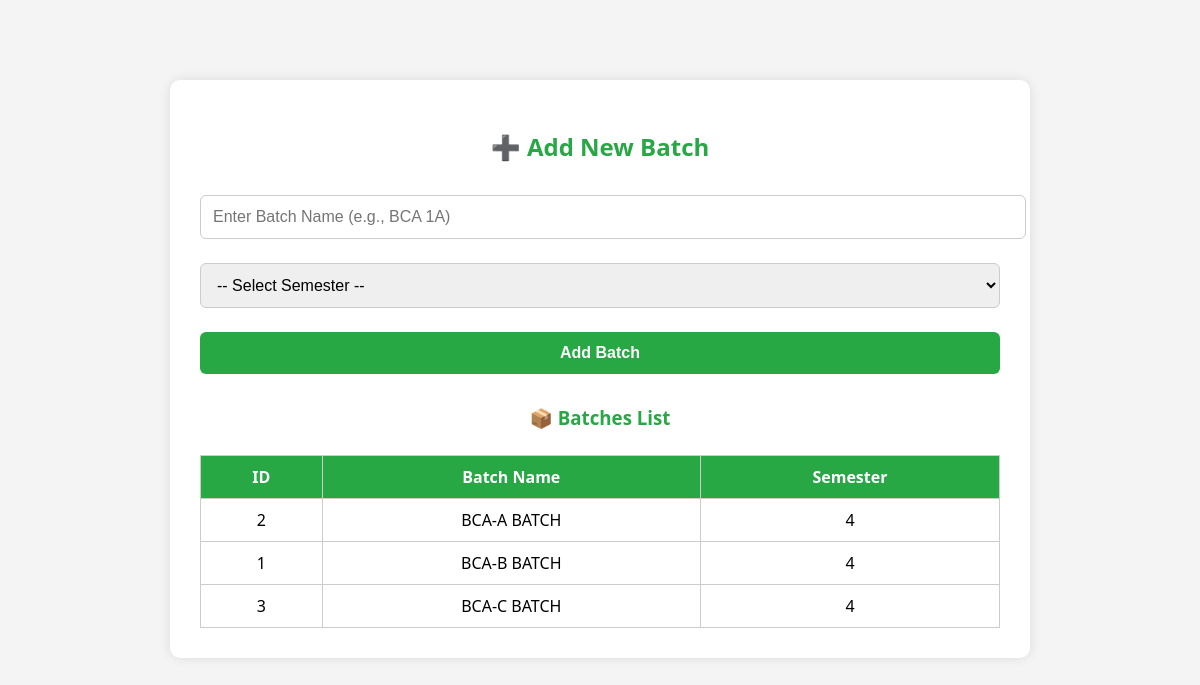
Screenshot of /add_batches.php (signed in) with the database file from the repository.
### tables this page shows
CREATE TABLE `batches` (
  `batch_id` int(11) NOT NULL,
  `batch_name` varchar(100) NOT NULL,
  `sem` int(11) NOT NULL
);

### add_batches.php (the view, shortened to what this page needs)
<?php
include 'config.php';
$batches = mysqli_query($conn, "SELECT * FROM batches ORDER BY sem, batch_name");
?>
<!DOCTYPE html>
<html>
<head>
</head>
<body>
<div class="container">
    <h2>➕ Add New Batch</h2>
    <form method="POST">
        <input type="text" name="batch_name" placeholder="Enter Batch Name (e.g., BCA 1A)" required>
        <select name="semester" required>
            <option value="">-- Select Semester --</option>
        </select>
        <button type="submit">Add Batch</button>
    </form>
    <h3>📦 Batches List</h3>
    <table>
        <tr>
            <th>ID</th>
            <th>Batch Name</th>
            <th>Semester</th>
        </tr>
        <?php while ($row = mysqli_fetch_assoc($batches)): ?>
        <tr>
            <td><?= $row['batch_id'] ?></td>
            <td><?= $row['batch_name'] ?></td>
            <td><?= $row['sem'] ?></td>
        </tr>
        <?php endwhile; ?>
    </table>
</div>
</body>
</html>

### add_batches.php (style rules this page uses)
body { margin: 0; padding: 0; background: #f4f4f4; font-family: 'Segoe UI', Tahoma, sans-serif; }
.container { max-width: 800px; margin: 80px auto; background: #fff; padding: 30px; border-radius: 10px; box-shadow: 0 0 12px rgba(0,0,0,0.1); }
h2, h3 { text-align: center; color: #28a745; }
form input, form select, form button { width: 100%; padding: 12px; margin: 12px 0; border-radius: 6px; border: 1px solid #ccc; font-size: 16px; }
button[type="submit"] { background: #28a745; color: white; font-weight: bold; border: none; cursor: pointer; transition: 0.3s ease; }
table { width: 100%; border-collapse: collapse; margin-top: 25px; }
th, td { border: 1px solid #ccc; padding: 10px; text-align: center; }
th { background-color: #28a745; color: white; }

### rows the page displays
batches: batch_id "2", batch_name "BCA-A BATCH", sem "4"
batches: batch_id "1", batch_name "BCA-B BATCH", sem "4"
batches: batch_id "3", batch_name "BCA-C BATCH", sem "4"
